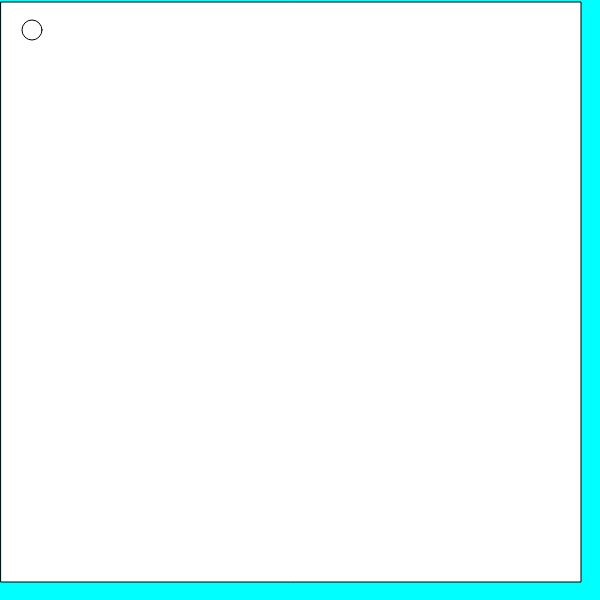
Frame 1 (no input)
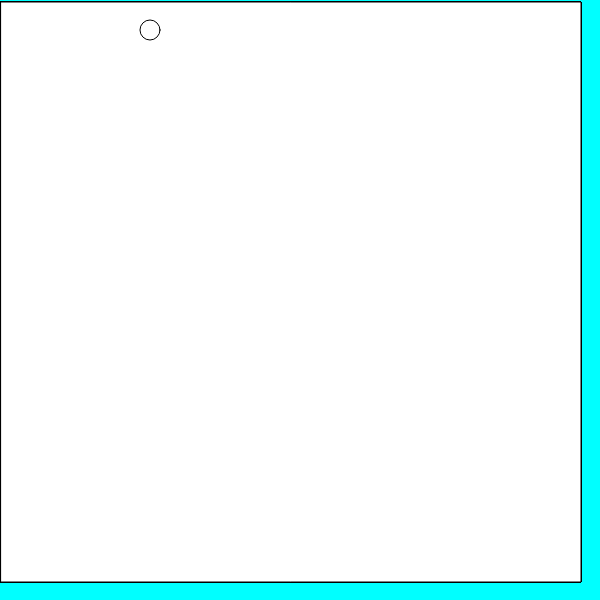
Frame 60 (no input)
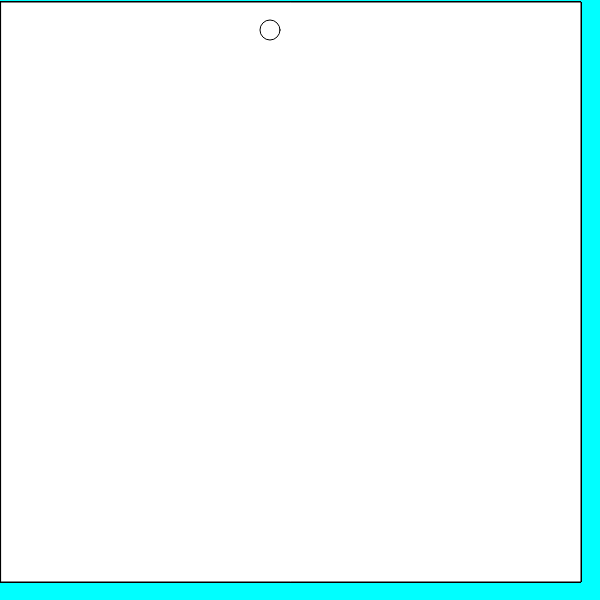
Frame 120 (the mouse pressed at the canvas centre since frame 60)

The p5.js sketch that drew these frames (run headless with seeded random() and noise() and a simulated clock; from frame 60 on, the mouse is pressed at the canvas centre):

// p5.js sketch
// ── sketch.js
let x = 30;
let y = 30;
let directions = [true, false];
let xDirection = directions[0]
function setup(){
createCanvas(600,600)
background(0, 255, 255)

}
function drawcircle(){
      
        
        if (xDirection == true && x < 570){
              x += 2;
        }
        
        else if(xDirection == false && x > 10){
            x -= 2;
        }

        if (x == 570 || x == 10){
            xDirection = !xDirection;
           
        }
circle (x, y, 20)
}

function draw(){

rect (1, 2, 580, 580)
drawcircle()

}
